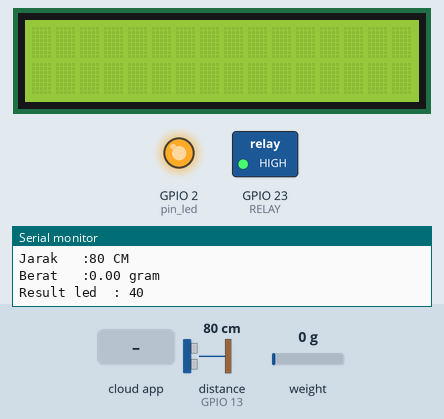
The sketch below on a simulated ESP32. Shown: 16×2 character LCD, switched loads named in the sketch (green lamp = pin HIGH), output pins drawn as LEDs (lit = HIGH), the last lines printed to the serial monitor. Wiring (inferred from the names in the program): ultrasonic range finder: trigger GPIO 14; echo GPIO 13. Inputs (shaded band) come from the test bench; at power-on: distance to the obstacle (sensor on GPIO 13) 80 cm, weight on the scale 0 g. The echo pulse lasts 58.3 µs per cm; WiFi joins after 1.5 s; servers stay silent unless stated; network time is answered at once with the bench clock; the local clock reads 2024-03-15 10:24:30 at power-on unless the sketch sets it; EEPROM starts erased; the Firebase database answers and starts empty; pins used as bus, display or sensor lines are not drawn.

Above: at 5.3 s.
5.4 s: the phone or cloud app sets ResiAlat to T
At 6.3 s:
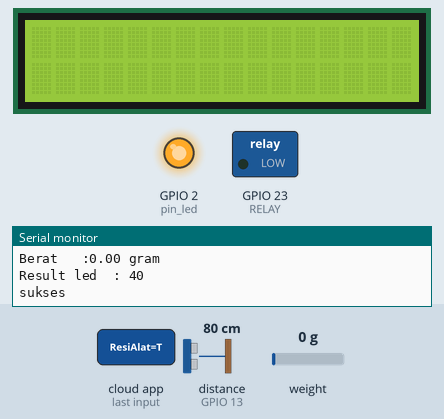
34.6 s: distance to the obstacle (sensor on GPIO 13) set to 95 cm
38.4 s: distance to the obstacle (sensor on GPIO 13) set to 105 cm
At 39.9 s:
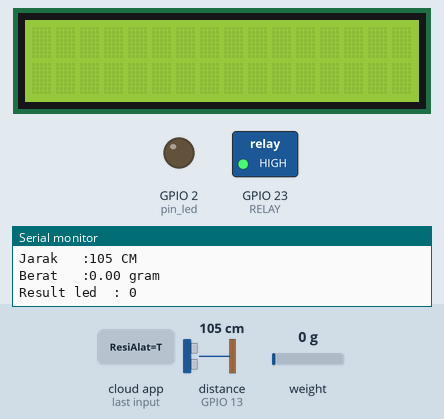
42.2 s: the phone or cloud app sets resi to T
At 44.8 s:
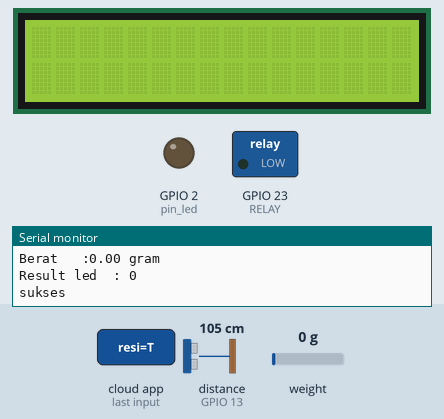
Timing chart, 0 to 54.2 s (numbered marks = the images above; inputs shaded):
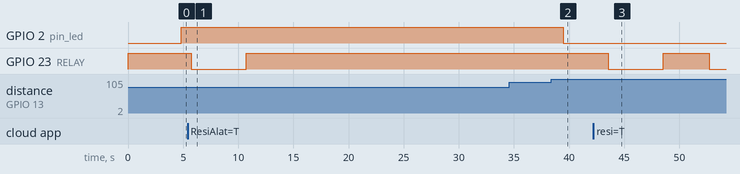

Measured:
- the behaviour switches between 99 and 100 cm on distance to the obstacle (sensor on GPIO 13) (found by bisection; images 1 and 2)
- after the input at 5.4 s, GPIO 23 (RELAY): goes on until 10.7 s, then stays HIGH
- after the input at 38.4 s, GPIO 2 (pin_led): HIGH → LOW after 1.1 s
- after the input at 42.2 s, GPIO 23 (RELAY): HIGH → LOW after 1.3 s, → HIGH 5.0 s later, → LOW 4.2 s later

The sketch:

TA_FUZZY.ino
```cpp
#if defined(ESP8266)|| defined(ESP32) || defined(AVR)
#include <EEPROM.h>
#endif
#include "FirebaseESP32.h"
#include <WiFi.h>
#include <NTPClient.h>
#include <WiFiUdp.h>
#include <LiquidCrystal_I2C.h>
#include <HX711_ADC.h>
#include <Fuzzy.h>

WiFiUDP ntpUDP;
NTPClient timeClient(ntpUDP);

LiquidCrystal_I2C lcd(0x27,16,2);

#define RELAY 23

//Sensor ultrasonic
#define echoPin1 13
#define initPin1 14
int distance = 0;

//pins sensor berat
const int HX711_dout = 26; //mcu > HX711 dout pin
const int HX711_sck = 25; //mcu > HX711 sck pin
HX711_ADC LoadCell(HX711_dout, HX711_sck);
const int calVal_eepromAdress = 0;
unsigned long t = 0;

//pin led
int pin_led = 2;

String formattedDate;
String dayStamp;
String timeStamp;

// SSID and Password of your WiFi router
const char* ssid = "First_Blood";
const char* password = "First_Blood8";

Fuzzy *fuzzy = new Fuzzy();

// Define Firebase host and auth
#define FIREBASE_HOST "https://tugas-akhir-cffaa-default-rtdb.firebaseio.com/"
#define FIREBASE_AUTH "dDx4iIpPkRuZEtYSi2kSYVbwxQcSdKgpNVF1mlPL"

//--------------------------------------------------Inisialisasi Variabel Firebase---------------------------------------------
FirebaseData fbdo, ambil_resi_app, ambil_kondisi, ambil_key;
//------------------------------------------------END Inisialisasi Variabel Firebase-------------------------------------------

// FuzzyInput sensor ultrasonic
FuzzySet *penuh         = new FuzzySet(0, 10, 10, 20);
FuzzySet *setengah      = new FuzzySet(15, 30, 40, 50);
FuzzySet *kosong        = new FuzzySet(45, 60, 80, 100);

// FuzzyInput sensor berat
FuzzySet *tdkberat  = new FuzzySet(0, 0, 50,150);
FuzzySet *sberat    = new FuzzySet(100, 1000, 10000, 15000);
FuzzySet *berat     = new FuzzySet(12500, 30000, 40000, 50000);

// FuzzyOutput
FuzzySet *redup            = new FuzzySet(0, 0, 60, 100);
FuzzySet *setengahl        = new FuzzySet(70, 140, 140, 180);
FuzzySet *terang           = new FuzzySet(130, 180, 255, 255);

void setup() {

      printawal();
  // put your setup code here, to run once:
  Serial.begin(115200);
  pinMode(RELAY, OUTPUT);
  digitalWrite(RELAY, HIGH);
  //pin ultrasonik
  pinMode(initPin1, OUTPUT);
  pinMode(echoPin1, INPUT);
  pinMode(pin_led , OUTPUT);

  // inisialisasi lcd
  lcd.init();
// Print pesan ke lcd
  lcd.backlight();


  WiFi.begin(ssid, password);

  Serial.print("Connecting");
  while (WiFi.status() != WL_CONNECTED) {
    delay(500);
    Serial.print(".");
    // Make the On Board Flashing LED on the process of connecting to the wifi router.
  }

    Serial.println("");
    Serial.print("Successfully connected to : ");
    Serial.println(ssid);
    Serial.print("IP address: ");
    Serial.println(WiFi.localIP());

    //sensor berat
    LoadCell.begin();
    float calibrationValue; // calibration value (see example file "Calibration.ino")
    //kalibrasi dari berat laptop
    calibrationValue = -28.59; // uncomment this if you want to set the calibration value in the sketch

    #if defined(ESP8266)|| defined(ESP32)
      EEPROM.begin(512);
    #endif
      //waktu stabil sampe ke 0
    unsigned long stabilizingtime = 2000; // presisi tepat setelah power-up dapat ditingkatkan dengan menambahkan beberapa detik waktu stabilisasi
    boolean _tare = true; //tanpa masukin kalibrasi lagi
    LoadCell.start(stabilizingtime, _tare);
    if (LoadCell.getTareTimeoutFlag()) {
      Serial.println("Timeout, check MCU>HX711 wiring and pin designations");
      while (1);
    }
    else {
      LoadCell.setCalFactor(calibrationValue); // set calibration value (float)
      Serial.println("Startup is complete");
    }

    // FuzzyInput1
      FuzzyInput *ultrasonik = new FuzzyInput(1);
      ultrasonik->addFuzzySet(penuh);
      ultrasonik->addFuzzySet(setengah);
      ultrasonik->addFuzzySet(kosong);
      fuzzy->addFuzzyInput(ultrasonik);

    //FuzzyInput2
      FuzzyInput *load = new FuzzyInput(4);
      load->addFuzzySet(tdkberat);
      load->addFuzzySet(sberat);
      load->addFuzzySet(berat);
      fuzzy->addFuzzyInput(load);

    // FuzzyOutput
      FuzzyOutput *led = new FuzzyOutput(1);
      led->addFuzzySet(redup);
      led->addFuzzySet(setengahl);
      led->addFuzzySet(terang);
      fuzzy->addFuzzyOutput(led);

    // Building FuzzyRule////////////////////////////////////////////////////////////////// 1
      FuzzyRuleAntecedent *kosong_tdkberat = new FuzzyRuleAntecedent();
      kosong_tdkberat->joinWithAND(kosong, tdkberat);

      FuzzyRuleConsequent *led_redup1 = new FuzzyRuleConsequent();
      led_redup1->addOutput(redup);

      FuzzyRule *fuzzyRule1 = new FuzzyRule(1, kosong_tdkberat, led_redup1);
      fuzzy->addFuzzyRule(fuzzyRule1);

    // Building FuzzyRule////////////////////////////////////////////////////////////////// 2
      FuzzyRuleAntecedent *setengah_tdkberat = new FuzzyRuleAntecedent();
      setengah_tdkberat->joinWithAND(setengah, tdkberat);

      FuzzyRuleConsequent *led_setengahl2 = new FuzzyRuleConsequent();
      led_setengahl2->addOutput(setengahl);

      FuzzyRule *fuzzyRule2 = new FuzzyRule(2, setengah_tdkberat, led_setengahl2);
      fuzzy->addFuzzyRule(fuzzyRule2);

    // Building FuzzyRule////////////////////////////////////////////////////////////////// 3
      FuzzyRuleAntecedent *penuh_tdkberat = new FuzzyRuleAntecedent();
      penuh_tdkberat->joinWithAND(penuh, tdkberat);

      FuzzyRuleConsequent *led_terang3 = new FuzzyRuleConsequent();
      led_terang3->addOutput(terang);

      FuzzyRule *fuzzyRule3 = new FuzzyRule(3, penuh_tdkberat, led_terang3);
      fuzzy->addFuzzyRule(fuzzyRule3);

    // Building FuzzyRule////////////////////////////////////////////////////////////////// 4
      FuzzyRuleAntecedent *kosong_berat = new FuzzyRuleAntecedent();
      kosong_berat->joinWithAND(kosong, berat);

      FuzzyRuleConsequent *led_setengahl4 = new FuzzyRuleConsequent();
      led_setengahl4->addOutput(setengahl);

      FuzzyRule *fuzzyRule4 = new FuzzyRule(4, kosong_berat, led_setengahl4);
      fuzzy->addFuzzyRule(fuzzyRule4);

    // Building FuzzyRule////////////////////////////////////////////////////////////////// 5
      FuzzyRuleAntecedent *setengah_berat = new FuzzyRuleAntecedent();
      setengah_berat->joinWithAND(setengah, berat);

      FuzzyRuleConsequent *led_setengahl5 = new FuzzyRuleConsequent();
      led_setengahl5->addOutput(setengahl);

      FuzzyRule *fuzzyRule5 = new FuzzyRule(5, setengah_berat, led_setengahl5);
      fuzzy->addFuzzyRule(fuzzyRule5);

    // Building FuzzyRule////////////////////////////////////////////////////////////////// 6
      FuzzyRuleAntecedent *penuh_berat = new FuzzyRuleAntecedent();
      penuh_berat->joinWithAND(setengah, berat);

      FuzzyRuleConsequent *led_terang6 = new FuzzyRuleConsequent();
      led_terang6->addOutput(terang);

      FuzzyRule *fuzzyRule6 = new FuzzyRule(6, penuh_berat, led_terang6);
      fuzzy->addFuzzyRule(fuzzyRule6);

    // Building FuzzyRule////////////////////////////////////////////////////////////////// 7
      FuzzyRuleAntecedent *kosong_sberat = new FuzzyRuleAntecedent();
      kosong_sberat->joinWithAND(kosong, sberat);

      FuzzyRuleConsequent *led_setengahl7 = new FuzzyRuleConsequent();
      led_setengahl7->addOutput(setengahl);

      FuzzyRule *fuzzyRule7 = new FuzzyRule(7, kosong_sberat, led_setengahl7);
      fuzzy->addFuzzyRule(fuzzyRule7);

    // Building FuzzyRule////////////////////////////////////////////////////////////////// 8
      FuzzyRuleAntecedent *setengah_sberat = new FuzzyRuleAntecedent();
      setengah_sberat->joinWithAND(setengah, sberat);

      FuzzyRuleConsequent *led_setengahl8 = new FuzzyRuleConsequent();
      led_setengahl8->addOutput(setengahl);

      FuzzyRule *fuzzyRule8 = new FuzzyRule(8, setengah_sberat, led_setengahl8);
      fuzzy->addFuzzyRule(fuzzyRule8);

    // Building FuzzyRule////////////////////////////////////////////////////////////////// 9
      FuzzyRuleAntecedent *penuh_sberat = new FuzzyRuleAntecedent();
      penuh_sberat->joinWithAND(setengah, sberat);

      FuzzyRuleConsequent *led_terang9 = new FuzzyRuleConsequent();
      led_terang9->addOutput(terang);

      FuzzyRule *fuzzyRule9 = new FuzzyRule(9, penuh_berat, led_terang9);
      fuzzy->addFuzzyRule(fuzzyRule9);

    Firebase.begin(FIREBASE_HOST, FIREBASE_AUTH);
    Firebase.reconnectWiFi(true);

    timeClient.begin();
    timeClient.setTimeOffset(25200);
    Firebase.set(fbdo, "SatusValid", 0);
}

void loop() {
    printawal();

//--------------------------------------------------Ambil Waktu Server---------------------------------------------
    while(!timeClient.update()) {
      timeClient.forceUpdate();
    }
    formattedDate = timeClient.getFormattedDate();
    int splitT = formattedDate.indexOf("T");
    dayStamp = formattedDate.substring(0, splitT);
    timeStamp = formattedDate.substring(splitT+1, formattedDate.length()-1);

    String tanggal = dayStamp;
    String waktu = timeStamp;
    delay(500);
//------------------------------------------------END Ambil Waktu Server-------------------------------------------

    distance = getDistance(initPin1, echoPin1);

    float i = LoadCell.getData();
    static boolean newDataReady = 0;
    const int serialPrintInterval = 0; //increase value to slow down serial print activity
    // check for new data/start next conversion:
    if (LoadCell.update()) newDataReady = true;
    delay(150);

    if (newDataReady) {
      if (millis() > t + serialPrintInterval) {
        float i = LoadCell.getData();
        t = millis();
      }
    }

    //-------------Fuzzy----------------
    fuzzy->setInput(1, distance);
    fuzzy->setInput(2, i);
    fuzzy->fuzzify();

    int out_led = fuzzy->defuzzify(1);
    digitalWrite(pin_led , out_led);
    //------------------------------------

    Serial.print("Jarak   :");
    Serial.print(distance);
    Serial.println(" CM");
    Serial.print("Berat   :");
    Serial.print(i);
    Serial.println(" gram");
    Serial.print("Result led  : ");
    Serial.println(out_led);

    if(out_led<40){
      Firebase.set(fbdo, "Alat/Status", "KOSONG");
    }else if(out_led >= 40 && out_led <= 120){
      Firebase.set(fbdo, "Alat/Status", "ADA");
    }else{
      Firebase.set(fbdo ,"Alat/Status", "PENUH");
        //lcd print awal
        lcd.clear();
        lcd.setCursor(0,0);
        lcd.print("KOTAK PENUH");
        lcd.setCursor(0,1);
        lcd.print("Hubungi Pemilik!");
        lcd.clear();
    }

//-------------------------------------------------Ambil Data di Firebase------------------------------------------
    String path_resi_alat = "/NomorResi/ResiAlat";
    Firebase.get(fbdo, path_resi_alat);
    String resi_alat = fbdo.stringData();
    String resi_input = fbdo.stringData();
//    Serial.println(resi_alat);

    String path_resi_app = "/NomorResi/ResiApp/"+resi_input+"/resi/";
    Firebase.get(ambil_resi_app, path_resi_app);
    String resi_app = ambil_resi_app.stringData();
//    Serial.println(resi_app);

    String path_kondisi = "/Alat/Status";
    Firebase.get(ambil_kondisi, path_kondisi);
    String kondisi = ambil_kondisi.stringData();
//    Serial.println(kondisi);

    String path_input_key = "/Keypad/Password";
    Firebase.get(fbdo, path_input_key);
    String pw = fbdo.stringData();
//    Serial.println(pw);
//-------------------------------------------------END Ambil Data di Firebase------------------------------------------


//--------------------------------------------------------------------Fungsi Sistem Implementasi-------------------------------------------------------------------------
    if(((resi_alat == resi_app) || (pw == "BENAR")) && (kondisi != "PENUH")){
      Serial.println("sukses");
      Firebase.set(fbdo, "SatusValid", 1);
      digitalWrite(RELAY, LOW);
      delay(5000);
      digitalWrite(RELAY, HIGH);
      delay(1000);
      Firebase.set(fbdo, "Riwayat/"+resi_input+"/resi", resi_input);
      Firebase.set(fbdo, "Riwayat/"+resi_input+"/tanggal", tanggal);
      Firebase.set(fbdo, "Riwayat/"+resi_input+"/waktu", waktu);
      Serial.println(fbdo.errorReason());
      delay(1000);
      Firebase.set(fbdo, "SatusValid", 0);
    }else{
      Firebase.set(fbdo, "SatusValid", 0);
      Serial.println("Kotak Penuh");
    }
//------------------------------------------------------------------END Fungsi Sistem Implementasi------------------------------------------------------------------------
}

int getDistance (int initPin, int echoPin){
   digitalWrite(initPin, HIGH);
   delayMicroseconds(10);
   digitalWrite(initPin, LOW);
   unsigned long pulseTime = pulseIn(echoPin, HIGH);
   int distance = pulseTime/58;
   return distance;
}

 void printDistance(int id, int dist){
  Serial.print(id);
  Serial.print("------>");
  Serial.print(dist, DEC);
  Serial.println(" cm");
 }

 void printawal(){
    //lcd print awal
    lcd.setCursor(0,0);
    lcd.print("Scan QR-Code /");
    lcd.setCursor(0,1);
    lcd.print("Hubungi Pemilik!");
    lcd.clear();
 }
```
